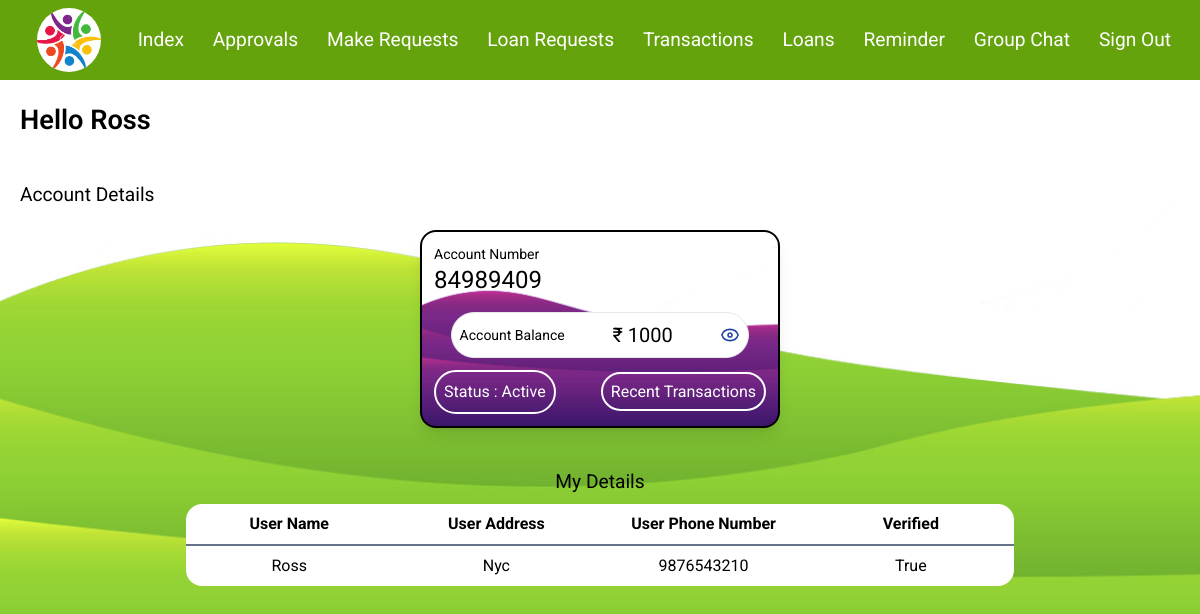
/ (signed in), run on the app's committed database.
### dbsetup.py (models this page shows, shortened)
class Users(Base):
    __tablename__ = 'users'
    id = Column(Integer, primary_key = True, autoincrement=True)
    username = Column(Text)
    password = Column(Text)
    address = Column(Text)
    phone = Column(Integer , unique=True)
    role = Column(String)
    salt = Column(LargeBinary)
    verified = Column(Boolean)

class Account(Base):
    __tablename__ = 'account'
    id = Column(Integer, primary_key = True, autoincrement=True)
    account_no = Column(Integer,unique=True)
    user_id = Column(Integer,ForeignKey('users.id'))
    users = relationship(Users)
    account_type = Column(String)
    balance = Column(Integer)
    status = Column(Text, default = Text("active"))
    created_at=Column(DateTime)
    UniqueConstraint("account_no","user_id")

### app.py (the view)
@app.route('/', methods=['GET', 'POST'])
def main():
    if 'user' in session: # check for user session
        if session['role'] == 'admin':
            account=dbsession.query(Account).filter(Account.user_id == session['id'])
            users=dbsession.query(Users)
            return render_template('admin.html',account=account,users=users)
        elif session['role']  == 'user':
            account=dbsession.query(Account).filter(Account.user_id == session['id'])
            users=dbsession.query(Users).filter(Users.id == session['id'])
            return render_template('index.html', account=account, users=users)
    return redirect(url_for('about'))

### templates/index.html (shortened to what this page needs)
{% extends "layout.html" %}
{% block content %}
<div class="row">
    <h1 class="p-5 text-[1.7rem] font-semibold">Hello {{users[0].username.capitalize()}}</h1>
    <p class="p-5 text-[1.2rem] font-Medium ">Account Details</p>
    <div class="flex justify-center ">
        <div class="max-md:w-[85%] max-lg:w-[50%] shadow-lg hover:shadow-xl border-2 border-black rounded-2xl p-3 w-[30%] bg-[url('/static/images/card1.jpg')] bg-left-bottom bg-cover bg-no-repeat">
            {% for data in account %}
            <p class="text-sm">Account Number</p>
            <p class="max-md:text-lg pb-4 text-2xl">{{data.account_no}}</p>
            <div class="border-[1px] flex bg-white rounded-3xl mx-[5%] p-2 justify-between items-center">
                <p class="text-sm">Account Balance</p>
                <p class="balance text-xl"> ₹ {{data.balance}}</p>
                <img src="static/images/view.svg" alt="" class="eye">
            </div>
            <div class="max-md:text-sm text-white mt-3 flex justify-between items-center">
                <p class="border-2 border-white rounded-3xl p-2">Status : {{data.status.capitalize()}}</p>
                <p><a href="{{ url_for('transactions') }}" class="border-2 border-white rounded-3xl p-2">Recent Transactions</a></p>
            </div>
            {% endfor %}
        </div>
    </div>
<div class="flex justify-center pt-10 text-[1.2rem] font-Medium">My Details</div>
<div class="flex justify-center p-2 ">
    <table class="max-md:w-[80%] table-fixed w-[70%] bg-white rounded-2xl">
        <tr class="max-md:text-sm border-b-2 border-slate-500"><th class="p-2">User Name</th><th>User Address</th><th>User Phone Number</th><th>Verified</th></tr>
        {% for user in users %}
        <tr class="max-md:text-sm p-5 text-center">
            <td class="p-2">{{user.username.capitalize()}}</td>
            <td>{{user.address.capitalize()}}</td>
            <td>{{user.phone}}</td>
            <td>{{user.verified}}</td>
        </tr>
        {% endfor %}
    </table>
</div>
</div>
{% endblock %}

### static/css/style.css (style rules this page uses)
* { margin: 0; padding: 0; box-sizing: border-box; font-family: 'Roboto', sans-serif; }
:root { --main-bg-color:black; }
body { color: var(--main-bg-color); }

### data on the page
Users: username "Ross", address "Nyc", phone "9876543210", verified "True"
Account: account_no "84989409", balance "1000", status "Active"
